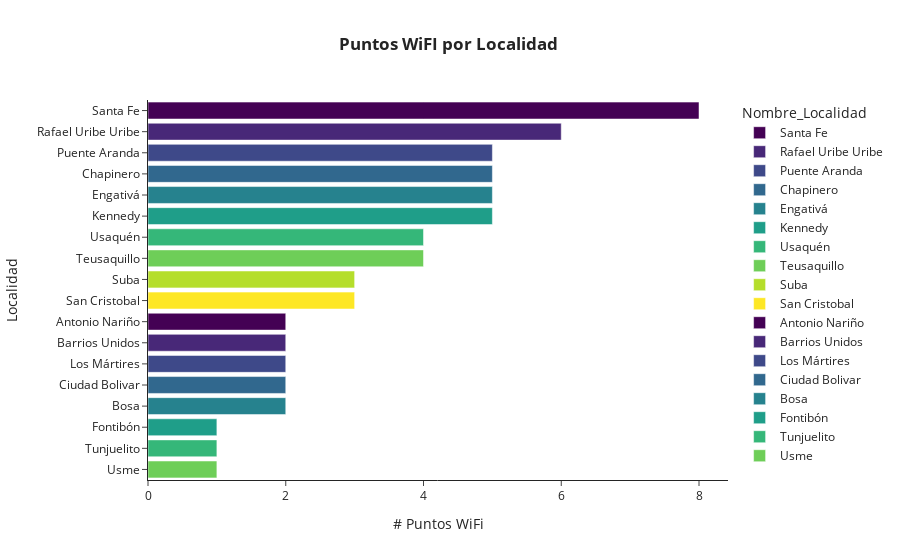

Notebook code for this chart:
### Code cell
# crear dataset
sitiosporloca_df = sitiosporloca(base2).sort_values(by='FRECUENCIA', ascending=False)

# crear gráfica
fig = px.bar(sitiosporloca_df, x = 'FRECUENCIA', y='Nombre_Localidad', color='Nombre_Localidad',
             title= '<b>Puntos WiFI por Localidad <b>',
            color_discrete_sequence=px.colors.sequential.Viridis)

# agregar detalles a la gráfica
fig.update_layout(
    xaxis_title = '# Puntos WiFi',
    yaxis_title = 'Localidad',
    template = 'simple_white',
    title_x = 0.5)

fig.show()

### Figure 1 — Plotly figure (JSON) as saved in the notebook; plotly's stock layout.template omitted (floating-point values rounded to 4 significant figures)
{"data": [{"alignmentgroup": "True", "hovertemplate": "Nombre_Localidad=%{y}<br>FRECUENCIA=%{x}<extra></extra>", "legendgroup": "Santa Fe", "marker": {"color": "#440154", "pattern": {"shape": ""}}, "name": "Santa Fe", "offsetgroup": "Santa Fe", "orientation": "h", "showlegend": true, "textposition": "auto", "type": "bar", "x": [8], "xaxis": "x", "y": ["Santa Fe"], "yaxis": "y"}, {"alignmentgroup": "True", "hovertemplate": "Nombre_Localidad=%{y}<br>FRECUENCIA=%{x}<extra></extra>", "legendgroup": "Rafael Uribe Uribe", "marker": {"color": "#482878", "pattern": {"shape": ""}}, "name": "Rafael Uribe Uribe", "offsetgroup": "Rafael Uribe Uribe", "orientation": "h", "showlegend": true, "textposition": "auto", "type": "bar", "x": [6], "xaxis": "x", "y": ["Rafael Uribe Uribe"], "yaxis": "y"}, {"alignmentgroup": "True", "hovertemplate": "Nombre_Localidad=%{y}<br>FRECUENCIA=%{x}<extra></extra>", "legendgroup": "Puente Aranda", "marker": {"color": "#3e4989", "pattern": {"shape": ""}}, "name": "Puente Aranda", "offsetgroup": "Puente Aranda", "orientation": "h", "showlegend": true, "textposition": "auto", "type": "bar", "x": [5], "xaxis": "x", "y": ["Puente Aranda"], "yaxis": "y"}, {"alignmentgroup": "True", "hovertemplate": "Nombre_Localidad=%{y}<br>FRECUENCIA=%{x}<extra></extra>", "legendgroup": "Chapinero", "marker": {"color": "#31688e", "pattern": {"shape": ""}}, "name": "Chapinero", "offsetgroup": "Chapinero", "orientation": "h", "showlegend": true, "textposition": "auto", "type": "bar", "x": [5], "xaxis": "x", "y": ["Chapinero"], "yaxis": "y"}, {"alignmentgroup": "True", "hovertemplate": "Nombre_Localidad=%{y}<br>FRECUENCIA=%{x}<extra></extra>", "legendgroup": "Engativá", "marker": {"color": "#26828e", "pattern": {"shape": ""}}, "name": "Engativá", "offsetgroup": "Engativá", "orientation": "h", "showlegend": true, "textposition": "auto", "type": "bar", "x": [5], "xaxis": "x", "y": ["Engativá"], "yaxis": "y"}, {"alignmentgroup": "True", "hovertemplate": "Nombre_Localidad=%{y}<br>FRECUENCIA=%{x}<extra></extra>", "legendgroup": "Kennedy", "marker": {"color": "#1f9e89", "pattern": {"shape": ""}}, "name": "Kennedy", "offsetgroup": "Kennedy", "orientation": "h", "showlegend": true, "textposition": "auto", "type": "bar", "x": [5], "xaxis": "x", "y": ["Kennedy"], "yaxis": "y"}, {"alignmentgroup": "True", "hovertemplate": "Nombre_Localidad=%{y}<br>FRECUENCIA=%{x}<extra></extra>", "legendgroup": "Usaquén", "marker": {"color": "#35b779", "pattern": {"shape": ""}}, "name": "Usaquén", "offsetgroup": "Usaquén", "orientation": "h", "showlegend": true, "textposition": "auto", "type": "bar", "x": [4], "xaxis": "x", "y": ["Usaquén"], "yaxis": "y"}, {"alignmentgroup": "True", "hovertemplate": "Nombre_Localidad=%{y}<br>FRECUENCIA=%{x}<extra></extra>", "legendgroup": "Teusaquillo", "marker": {"color": "#6ece58", "pattern": {"shape": ""}}, "name": "Teusaquillo", "offsetgroup": "Teusaquillo", "orientation": "h", "showlegend": true, "textposition": "auto", "type": "bar", "x": [4], "xaxis": "x", "y": ["Teusaquillo"], "yaxis": "y"}, {"alignmentgroup": "True", "hovertemplate": "Nombre_Localidad=%{y}<br>FRECUENCIA=%{x}<extra></extra>", "legendgroup": "Suba", "marker": {"color": "#b5de2b", "pattern": {"shape": ""}}, "name": "Suba", "offsetgroup": "Suba", "orientation": "h", "showlegend": true, "textposition": "auto", "type": "bar", "x": [3], "xaxis": "x", "y": ["Suba"], "yaxis": "y"}, {"alignmentgroup": "True", "hovertemplate": "Nombre_Localidad=%{y}<br>FRECUENCIA=%{x}<extra></extra>", "legendgroup": "San Cristobal", "marker": {"color": "#fde725", "pattern": {"shape": ""}}, "name": "San Cristobal", "offsetgroup": "San Cristobal", "orientation": "h", "showlegend": true, "textposition": "auto", "type": "bar", "x": [3], "xaxis": "x", "y": ["San Cristobal"], "yaxis": "y"}, {"alignmentgroup": "True", "hovertemplate": "Nombre_Localidad=%{y}<br>FRECUENCIA=%{x}<extra></extra>", "legendgroup": "Antonio Nariño", "marker": {"color": "#440154", "pattern": {"shape": ""}}, "name": "Antonio Nariño", "offsetgroup": "Antonio Nariño", "orientation": "h", "showlegend": true, "textposition": "auto", "type": "bar", "x": [2], "xaxis": "x", "y": ["Antonio Nariño"], "yaxis": "y"}, {"alignmentgroup": "True", "hovertemplate": "Nombre_Localidad=%{y}<br>FRECUENCIA=%{x}<extra></extra>", "legendgroup": "Barrios Unidos", "marker": {"color": "#482878", "pattern": {"shape": ""}}, "name": "Barrios Unidos", "offsetgroup": "Barrios Unidos", "orientation": "h", "showlegend": true, "textposition": "auto", "type": "bar", "x": [2], "xaxis": "x", "y": ["Barrios Unidos"], "yaxis": "y"}, {"alignmentgroup": "True", "hovertemplate": "Nombre_Localidad=%{y}<br>FRECUENCIA=%{x}<extra></extra>", "legendgroup": "Los Mártires", "marker": {"color": "#3e4989", "pattern": {"shape": ""}}, "name": "Los Mártires", "offsetgroup": "Los Mártires", "orientation": "h", "showlegend": true, "textposition": "auto", "type": "bar", "x": [2], "xaxis": "x", "y": ["Los Mártires"], "yaxis": "y"}, {"alignmentgroup": "True", "hovertemplate": "Nombre_Localidad=%{y}<br>FRECUENCIA=%{x}<extra></extra>", "legendgroup": "Ciudad Bolivar", "marker": {"color": "#31688e", "pattern": {"shape": ""}}, "name": "Ciudad Bolivar", "offsetgroup": "Ciudad Bolivar", "orientation": "h", "showlegend": true, "textposition": "auto", "type": "bar", "x": [2], "xaxis": "x", "y": ["Ciudad Bolivar"], "yaxis": "y"}, {"alignmentgroup": "True", "hovertemplate": "Nombre_Localidad=%{y}<br>FRECUENCIA=%{x}<extra></extra>", "legendgroup": "Bosa", "marker": {"color": "#26828e", "pattern": {"shape": ""}}, "name": "Bosa", "offsetgroup": "Bosa", "orientation": "h", "showlegend": true, "textposition": "auto", "type": "bar", "x": [2], "xaxis": "x", "y": ["Bosa"], "yaxis": "y"}, {"alignmentgroup": "True", "hovertemplate": "Nombre_Localidad=%{y}<br>FRECUENCIA=%{x}<extra></extra>", "legendgroup": "Fontibón", "marker": {"color": "#1f9e89", "pattern": {"shape": ""}}, "name": "Fontibón", "offsetgroup": "Fontibón", "orientation": "h", "showlegend": true, "textposition": "auto", "type": "bar", "x": [1], "xaxis": "x", "y": ["Fontibón"], "yaxis": "y"}, {"alignmentgroup": "True", "hovertemplate": "Nombre_Localidad=%{y}<br>FRECUENCIA=%{x}<extra></extra>", "legendgroup": "Tunjuelito", "marker": {"color": "#35b779", "pattern": {"shape": ""}}, "name": "Tunjuelito", "offsetgroup": "Tunjuelito", "orientation": "h", "showlegend": true, "textposition": "auto", "type": "bar", "x": [1], "xaxis": "x", "y": ["Tunjuelito"], "yaxis": "y"}, {"alignmentgroup": "True", "hovertemplate": "Nombre_Localidad=%{y}<br>FRECUENCIA=%{x}<extra></extra>", "legendgroup": "Usme", "marker": {"color": "#6ece58", "pattern": {"shape": ""}}, "name": "Usme", "offsetgroup": "Usme", "orientation": "h", "showlegend": true, "textposition": "auto", "type": "bar", "x": [1], "xaxis": "x", "y": ["Usme"], "yaxis": "y"}], "layout": {"barmode": "relative", "legend": {"title": {"text": "Nombre_Localidad"}, "tracegroupgap": 0}, "title": {"text": "<b>Puntos WiFI por Localidad <b>", "x": 0.5}, "xaxis": {"anchor": "y", "domain": [0, 1], "title": {"text": "# Puntos WiFi"}}, "yaxis": {"anchor": "x", "categoryarray": ["Usme", "Tunjuelito", "Fontibón", "Bosa", "Ciudad Bolivar", "Los Mártires", "Barrios Unidos", "Antonio Nariño", "San Cristobal", "Suba", "Teusaquillo", "Usaquén", "Kennedy", "Engativá", "Chapinero", "Puente Aranda", "Rafael Uribe Uribe", "Santa Fe"], "categoryorder": "array", "domain": [0, 1], "title": {"text": "Localidad"}}}}
